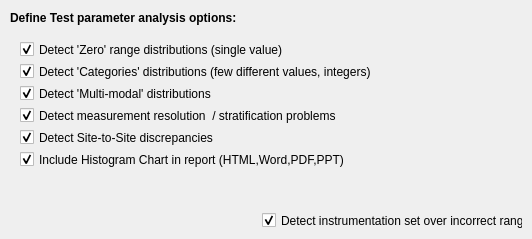
       <widget class="QWidget" name="tabTestsAudit">
        <attribute name="title">
         <string>Tests Audit</string>
        </attribute>
        <widget class="QLabel" name="textLabel1">
         <property name="geometry">
          <rect>
           <x>10</x>
           <y>10</y>
           <width>289</width>
           <height>17</height>
          </rect>
         </property>
         <property name="text">
          <string>&lt;b&gt;Define Test parameter analysis options:&lt;/b&gt;</string>
         </property>
         <property name="wordWrap">
          <bool>false</bool>
         </property>
        </widget>
        <widget class="QCheckBox" name="checkBoxAudit_RangeIssue">
         <property name="geometry">
          <rect>
           <x>262</x>
           <y>211</y>
           <width>261</width>
           <height>19</height>
          </rect>
         </property>
         <property name="toolTip">
          <string>Detect potential incorrect instrument setup (eg: if all values very small compared to limits)</string>
         </property>
         <property name="text">
          <string comment="dd">Detect instrumentation set over incorrect range</string>
         </property>
         <property name="checked">
          <bool>true</bool>
         </property>
        </widget>
        <widget class="QCheckBox" name="checkBoxAudit_Categories">
         <property name="geometry">
          <rect>
           <x>20</x>
           <y>62</y>
           <width>480</width>
           <height>19</height>
          </rect>
         </property>
         <property name="toolTip">
          <string>Detect distributions with very few different values or only integer values (categories)</string>
         </property>
         <property name="text">
          <string comment="dd">Detect 'Categories' distributions (few different values, integers)</string>
         </property>
         <property name="checked">
          <bool>true</bool>
         </property>
        </widget>
        <widget class="QCheckBox" name="checkBoxAudit_ZeroRange">
         <property name="geometry">
          <rect>
           <x>20</x>
           <y>40</y>
           <width>475</width>
           <height>19</height>
          </rect>
         </property>
         <property name="toolTip">
          <string>Detect distributions with single value</string>
         </property>
         <property name="text">
          <string comment="dd">Detect 'Zero' range distributions (single value)</string>
         </property>
         <property name="checked">
          <bool>true</bool>
         </property>
        </widget>
        <widget class="QCheckBox" name="checkBoxAudit_MultiModal">
         <property name="geometry">
          <rect>
           <x>20</x>
           <y>84</y>
           <width>475</width>
           <height>19</height>
          </rect>
         </property>
         <property name="toolTip">
          <string>Detect multi-modal distributions</string>
         </property>
         <property name="text">
          <string comment="dd">Detect 'Multi-modal' distributions</string>
         </property>
         <property name="checked">
          <bool>true</bool>
         </property>
        </widget>
        <widget class="QCheckBox" name="checkBoxAudit_ShowHisto">
         <property name="geometry">
          <rect>
           <x>20</x>
           <y>150</y>
           <width>479</width>
           <height>19</height>
          </rect>
         </property>
         <property name="toolTip">
          <string>Include Histogram chart and test limits in report</string>
         </property>
         <property name="text">
          <string comment="dd">Include Histogram Chart in report (HTML,Word,PDF,PPT)</string>
         </property>
         <property name="checked">
          <bool>true</bool>
         </property>
        </widget>
        <widget class="QCheckBox" name="checkBoxAudit_MeasurementIssue">
         <property name="geometry">
          <rect>
           <x>20</x>
           <y>106</y>
           <width>477</width>
           <height>19</height>
          </rect>
         </property>
         <property name="toolTip">
          <string>Detect measurement issues (eg: values multiple of a given step size)</string>
         </property>
         <property name="text">
          <string comment="dd">Detect measurement resolution  / stratification problems</string>
         </property>
         <property name="checked">
          <bool>true</bool>
         </property>
        </widget>
        <widget class="QCheckBox" name="checkBoxAudit_SiteToSite">
         <property name="geometry">
          <rect>
           <x>20</x>
           <y>128</y>
           <width>476</width>
           <height>19</height>
          </rect>
         </property>
         <property name="toolTip">
          <string>Detect site to site drifts</string>
         </property>
         <property name="text">
          <string comment="dd">Detect Site-to-Site discrepancies</string>
         </property>
         <property name="checked">
          <bool>true</bool>
         </property>
        </widget>
       </widget>
